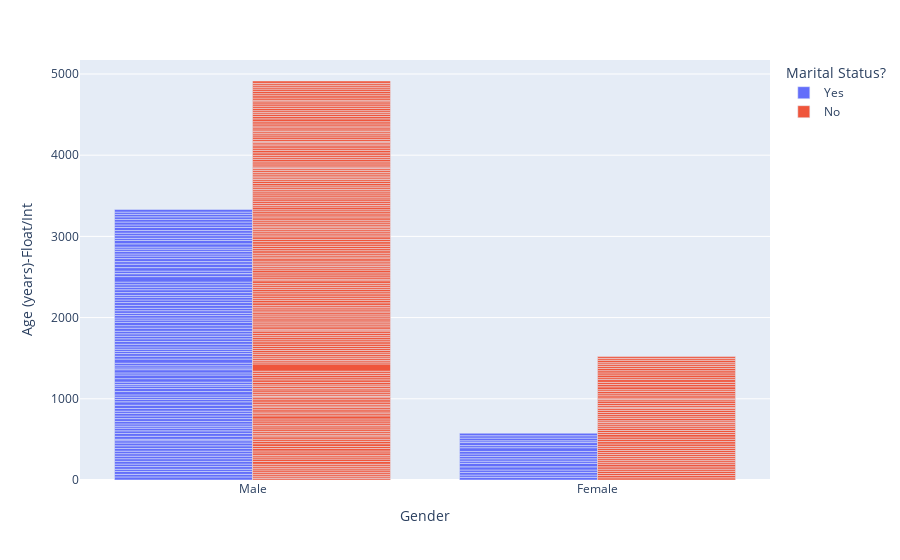

The cell this chart's notebook holds for it:
### Code cell
#barplot with more details and animations
import plotly.express as px
fig = px.bar(Chilla_Class, x="Gender", y="Age (years)-Float/Int", color="Marital Status?", barmode="group")
fig.show()

### Figure 1 — Plotly figure (JSON) as saved in the notebook; plotly's stock layout.template omitted (floating-point values rounded to 4 significant figures; data arrays with more than 128 entries replaced by an {"elided": "..."} marker saying what was removed)
{"data": [{"alignmentgroup": "True", "hovertemplate": "Marital Status?=Yes<br>Gender=%{x}<br>Age (years)-Float/Int=%{y}<extra></extra>", "legendgroup": "Yes", "marker": {"color": "#636efa", "pattern": {"shape": ""}}, "name": "Yes", "offsetgroup": "Yes", "orientation": "v", "showlegend": true, "textposition": "auto", "type": "bar", "x": ["Male", "Male", "Female", "Male", "Male", "Male", "Male", "Male", "Male", "Male", "Male", "Male", "Male", "Male", "Male", "Male", "Male", "Female", "Male", "Male", "Female", "Male", "Male", "Male", "Female", "Male", "Male", "Male", "Female", "Male", "Male", "Male", "Male", "Male", "Male", "Male", "Female", "Male", "Male", "Male", "Male", "Male", "Male", "Male", "Male", "Male", "Male", "Male", "Male", "Male", "Male", "Male", "Male", "Female", "Male", "Male", "Male", "Male", "Male", "Male", "Male", "Male", "Male", "Male", "Male", "Female", "Male", "Male", "Male", "Male", "Male", "Male", "Male", "Male", "Female", "Male", "Male", "Male", "Male", "Male", "Female", "Female", "Male", "Male", "Male", "Female", "Male", "Male", "Male", "Male", "Male", "Male", "Male", "Male", "Male", "Female", "Male", "Male", "Female", "Male", "Female", "Male", "Male", "Male", "Male", "Male", "Male", "Male", "Female", "Male", "Male", "Male", "Male", "Male", "Male", "Male", "Female", "Male", "Male", "Male", "Female"], "xaxis": "x", "y": [38, 31.34, 33, 36, 27, 33, 31, 33, 33, 31, 31, 31, 33, 32.75, 34, 29, 18, 28, 36, 35, 32, 32, 33, 25, 30, 28, 29.8, 35, 39, 32.2, 32, 28, 32.8, 40, 42, 29, 43, 27, 29.25, 41, 37, 30, 20, 29, 43, 44.8, 26, 39.5, 22, 27, 31.2, 51, 34.25, 27, 33, 26, 28, 28, 33, 34, 33, 31, 30.4, 31.5, 38, 29, 31.04, 40, 29, 25.2, 30, 27, 33, 30, 29, 35, 34.9, 32, 32, 24, 30.5, 31, 35, 35.11, 31, 46.4, 31, 32, 68, 36.5, 0, 31, 43, 42, 32, 26, 37, 31, 37, 26, 22, 32, 27.5, 25, 40.1, 42, 26, 32.7, 33, 31, 32, 38, 31, 36, 32, 32, 29, 30, 28, 33, 31], "yaxis": "y"}, {"alignmentgroup": "True", "hovertemplate": "Marital Status?=No<br>Gender=%{x}<br>Age (years)-Float/Int=%{y}<extra></extra>", "legendgroup": "No", "marker": {"color": "#EF553B", "pattern": {"shape": ""}}, "name": "No", "offsetgroup": "No", "orientation": "v", "showlegend": true, "textposition": "auto", "type": "bar", "x": {"elided": "254 str values"}, "xaxis": "x", "y": {"elided": "254 float values"}, "yaxis": "y"}], "layout": {"barmode": "group", "legend": {"title": {"text": "Marital Status?"}, "tracegroupgap": 0}, "margin": {"t": 60}, "xaxis": {"anchor": "y", "domain": [0, 1], "title": {"text": "Gender"}}, "yaxis": {"anchor": "x", "domain": [0, 1], "title": {"text": "Age (years)-Float/Int"}}}}
